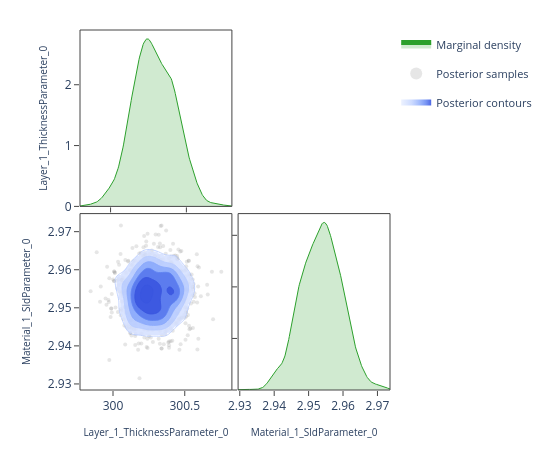

This figure's notebook cell:
### Code cell
# ---- Pairwise focus: thickness vs SLD ---------------------------------------
# A 2-parameter corner plot zooms in on the joint posterior for a specific
# pair.  This is the same view the EasyReflectometryApp's "2D Heatmap"
# sub-tab uses to inspect parameter degeneracies.


params_of_interest = ['Layer_1_ThicknessParameter_0', 'Material_1_SldParameter_0']
idx = [posterior.param_names.index(p) for p in params_of_interest]
subset_draws = np.asarray(posterior.draws)[:, idx]

fig = plot_corner(subset_draws, params_of_interest)
fig.show()

### Figure 1 — Plotly figure (JSON) as saved in the notebook; plotly's stock layout.template omitted (floating-point values rounded to 4 significant figures; data arrays with more than 128 entries replaced by an {"elided": "..."} marker saying what was removed)
{"data": [{"fill": "tozeroy", "fillcolor": "rgba(44, 160, 44, 0.22)", "hoverinfo": "skip", "legendgroup": "marginal", "line": {"color": "rgb(44, 160, 44)", "width": 1}, "mode": "lines", "name": "Marginal density", "showlegend": true, "type": "scatter", "x": {"elided": "256 float values"}, "xaxis": "x", "y": {"elided": "256 float values"}, "yaxis": "y"}, {"hoverinfo": "skip", "legendgroup": "scatter", "marker": {"color": "rgba(140, 140, 140, 0.22)", "size": 4}, "mode": "markers", "name": "Posterior samples", "showlegend": true, "type": "scatter", "x": {"elided": "880 float values"}, "xaxis": "x3", "y": {"elided": "880 float values"}, "yaxis": "y3", "zorder": 0}, {"colorscale": [[0.0, "rgba(224, 233, 255, 0.62)"], [0.35, "rgba(183, 203, 255, 0.70)"], [0.6, "rgba(138, 169, 252, 0.78)"], [0.82, "rgba(96, 131, 242, 0.84)"], [1.0, "rgba(58, 86, 224, 0.90)"]], "connectgaps": false, "contours": {"coloring": "fill", "end": 152.2, "showlabels": false, "showlines": false, "size": 24.03, "start": 32.04}, "hoverinfo": "skip", "legendgroup": "contour", "name": "Posterior contours", "showlegend": true, "showscale": false, "type": "contour", "x": [299.8, 299.8, 299.8, 299.8, 299.8, 299.9, 299.9, 299.9, 299.9, 299.9, 299.9, 299.9, 300.0, 300.0, 300.0, 300.0, 300.0, 300.0, 300.0, 300.0, 300.1, 300.1, 300.1, 300.1, 300.1, 300.1, 300.1, 300.1, 300.2, 300.2, 300.2, 300.2, 300.2, 300.2, 300.2, 300.2, 300.3, 300.3, 300.3, 300.3, 300.3, 300.3, 300.3, 300.3, 300.4, 300.4, 300.4, 300.4, 300.4, 300.4, 300.4, 300.4, 300.5, 300.5, 300.5, 300.5, 300.5, 300.5, 300.5, 300.5, 300.6, 300.6, 300.6, 300.6, 300.6, 300.6, 300.6, 300.6, 300.7, 300.7, 300.7, 300.7, 300.7, 300.7, 300.7, 300.7, 300.8, 300.8, 300.8, 300.8], "xaxis": "x3", "y": [2.93, 2.93, 2.931, 2.931, 2.932, 2.932, 2.933, 2.933, 2.934, 2.935, 2.935, 2.936, 2.936, 2.937, 2.937, 2.938, 2.938, 2.939, 2.94, 2.94, 2.941, 2.941, 2.942, 2.942, 2.943, 2.943, 2.944, 2.945, 2.945, 2.946, 2.946, 2.947, 2.947, 2.948, 2.949, 2.949, 2.95, 2.95, 2.951, 2.951, 2.952, 2.952, 2.953, 2.954, 2.954, 2.955, 2.955, 2.956, 2.956, 2.957, 2.957, 2.958, 2.959, 2.959, 2.96, 2.96, 2.961, 2.961, 2.962, 2.962, 2.963, 2.964, 2.964, 2.965, 2.965, 2.966, 2.966, 2.967, 2.968, 2.968, 2.969, 2.969, 2.97, 2.97, 2.971, 2.971, 2.972, 2.973, 2.973, 2.974], "yaxis": "y3", "z": {"elided": "80x80 float values"}, "zmax": 152.2, "zmin": 32.04, "zorder": 1}, {"colorscale": [[0.0, "rgba(183, 203, 255, 0.94)"], [0.35, "rgba(183, 203, 255, 0.94)"], [0.35, "rgba(138, 169, 252, 0.95)"], [0.6, "rgba(138, 169, 252, 0.95)"], [0.6, "rgba(96, 131, 242, 0.96)"], [0.82, "rgba(96, 131, 242, 0.96)"], [0.82, "rgba(58, 86, 224, 0.98)"], [1.0, "rgba(58, 86, 224, 0.98)"]], "contours": {"coloring": "lines", "end": 152.2, "showlabels": false, "size": 24.03, "start": 32.04}, "hoverinfo": "skip", "legendgroup": "contour", "line": {"width": 0.9}, "showlegend": false, "showscale": false, "type": "contour", "x": [299.8, 299.8, 299.8, 299.8, 299.8, 299.9, 299.9, 299.9, 299.9, 299.9, 299.9, 299.9, 300.0, 300.0, 300.0, 300.0, 300.0, 300.0, 300.0, 300.0, 300.1, 300.1, 300.1, 300.1, 300.1, 300.1, 300.1, 300.1, 300.2, 300.2, 300.2, 300.2, 300.2, 300.2, 300.2, 300.2, 300.3, 300.3, 300.3, 300.3, 300.3, 300.3, 300.3, 300.3, 300.4, 300.4, 300.4, 300.4, 300.4, 300.4, 300.4, 300.4, 300.5, 300.5, 300.5, 300.5, 300.5, 300.5, 300.5, 300.5, 300.6, 300.6, 300.6, 300.6, 300.6, 300.6, 300.6, 300.6, 300.7, 300.7, 300.7, 300.7, 300.7, 300.7, 300.7, 300.7, 300.8, 300.8, 300.8, 300.8], "xaxis": "x3", "y": [2.93, 2.93, 2.931, 2.931, 2.932, 2.932, 2.933, 2.933, 2.934, 2.935, 2.935, 2.936, 2.936, 2.937, 2.937, 2.938, 2.938, 2.939, 2.94, 2.94, 2.941, 2.941, 2.942, 2.942, 2.943, 2.943, 2.944, 2.945, 2.945, 2.946, 2.946, 2.947, 2.947, 2.948, 2.949, 2.949, 2.95, 2.95, 2.951, 2.951, 2.952, 2.952, 2.953, 2.954, 2.954, 2.955, 2.955, 2.956, 2.956, 2.957, 2.957, 2.958, 2.959, 2.959, 2.96, 2.96, 2.961, 2.961, 2.962, 2.962, 2.963, 2.964, 2.964, 2.965, 2.965, 2.966, 2.966, 2.967, 2.968, 2.968, 2.969, 2.969, 2.97, 2.97, 2.971, 2.971, 2.972, 2.973, 2.973, 2.974], "yaxis": "y3", "z": {"elided": "80x80 float values"}, "zmax": 152.2, "zmin": 32.04, "zorder": 2}, {"fill": "tozeroy", "fillcolor": "rgba(44, 160, 44, 0.22)", "hoverinfo": "skip", "legendgroup": "marginal", "line": {"color": "rgb(44, 160, 44)", "width": 1}, "mode": "lines", "name": "Marginal density", "showlegend": false, "type": "scatter", "x": {"elided": "256 float values"}, "xaxis": "x4", "y": {"elided": "256 float values"}, "yaxis": "y4"}], "layout": {"height": 450, "legend": {"font": {"size": 11}, "itemsizing": "constant", "orientation": "v", "x": 1.02, "xanchor": "left", "y": 1.0, "yanchor": "top"}, "margin": {"b": 60, "l": 80, "r": 160, "t": 30}, "plot_bgcolor": "white", "shapes": [{"fillcolor": "rgba(0,0,0,0)", "layer": "above", "line": {"color": "#444", "width": 1}, "type": "rect", "x0": 0, "x1": 1, "xref": "x domain", "y0": 0, "y1": 1, "yref": "y domain"}, {"fillcolor": "rgba(0,0,0,0)", "layer": "above", "line": {"color": "#444", "width": 1}, "type": "rect", "x0": 0, "x1": 1, "xref": "x3 domain", "y0": 0, "y1": 1, "yref": "y3 domain"}, {"fillcolor": "rgba(0,0,0,0)", "layer": "above", "line": {"color": "#444", "width": 1}, "type": "rect", "x0": 0, "x1": 1, "xref": "x4 domain", "y0": 0, "y1": 1, "yref": "y4 domain"}], "showlegend": true, "width": 550, "xaxis": {"anchor": "y", "domain": [0.0, 0.49], "showgrid": false, "showticklabels": false, "ticks": "outside", "zeroline": false}, "xaxis2": {"anchor": "y2", "domain": [0.51, 1.0], "showgrid": false, "ticks": "outside", "visible": false, "zeroline": false}, "xaxis3": {"anchor": "y3", "domain": [0.0, 0.49], "showgrid": false, "ticks": "outside", "title": {"font": {"size": 10}, "text": "Layer_1_ThicknessParameter_0"}, "zeroline": false}, "xaxis4": {"anchor": "y4", "domain": [0.51, 1.0], "showgrid": false, "ticks": "outside", "title": {"font": {"size": 10}, "text": "Material_1_SldParameter_0"}, "zeroline": false}, "yaxis": {"anchor": "x", "domain": [0.51, 1.0], "showgrid": false, "ticks": "outside", "title": {"font": {"size": 10}, "text": "Layer_1_ThicknessParameter_0"}, "zeroline": false}, "yaxis2": {"anchor": "x2", "domain": [0.51, 1.0], "showgrid": false, "ticks": "outside", "visible": false, "zeroline": false}, "yaxis3": {"anchor": "x3", "domain": [0.0, 0.49], "showgrid": false, "ticks": "outside", "title": {"font": {"size": 10}, "text": "Material_1_SldParameter_0"}, "zeroline": false}, "yaxis4": {"anchor": "x4", "domain": [0.0, 0.49], "showgrid": false, "showticklabels": false, "ticks": "outside", "zeroline": false}}}
